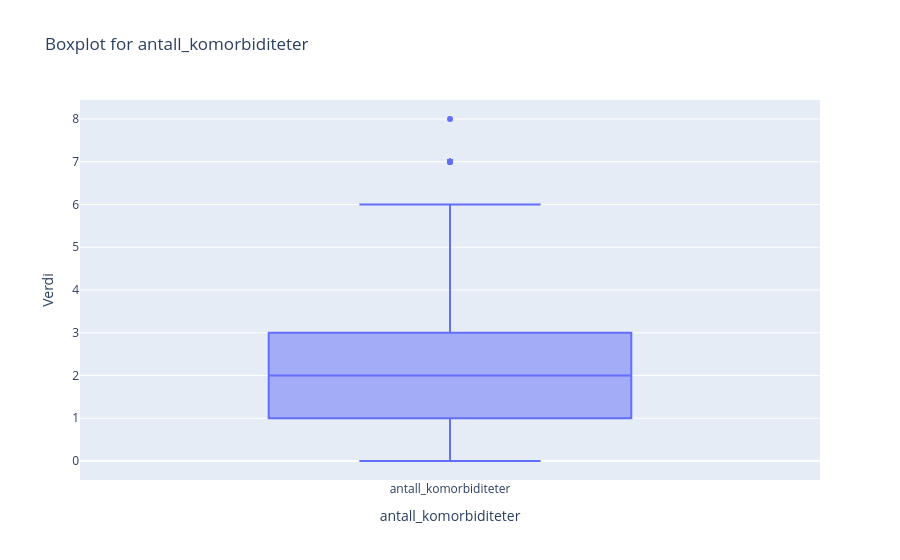
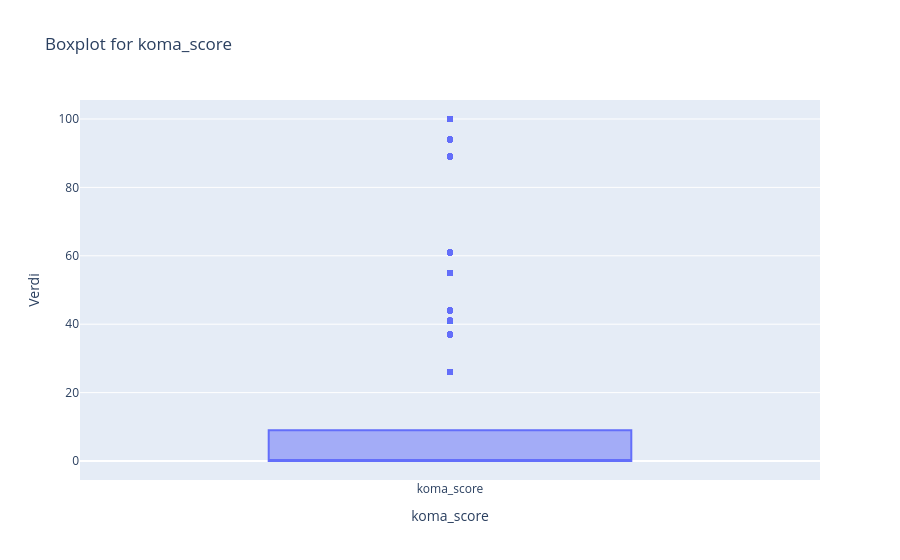
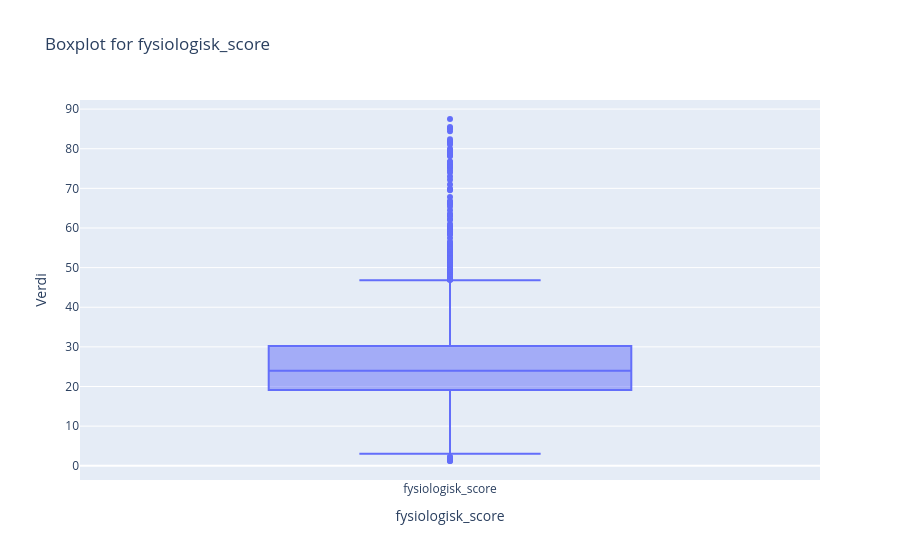
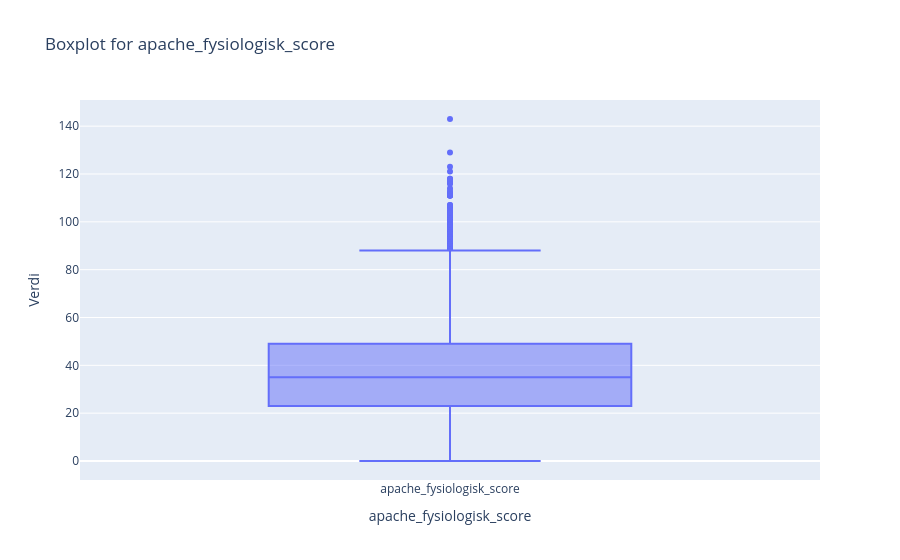

Notebook code for these charts, in order:
### Markdown cell above
Boxplot av kontinuerlige verdier:

### Code cell
continuous = ['antall_komorbiditeter', 'koma_score', 'fysiologisk_score', 'apache_fysiologisk_score', 'overlevelsesestimat_2mnd', 
                'overlevelsesestimat_6mnd', 'alder', 'blodtrykk', 'hvite_blodlegemer', 'hjertefrekvens','respirasjonsfrekvens', 
               'kroppstemperatur', 'lungefunksjon','serumalbumin',  'bilirubin', 'kreatinin', 'natrium', 'blod_ph','glukose', 'blodurea_nitrogen', 'adl','urinmengde']


print(train_df[continuous].describe())  #Får en negativ i alder? Den er fjernet  
    
for column in continuous:
    fig = px.box(train_df[column], title = (f'Boxplot for {column}'))
    fig.update_layout(xaxis_title=column,
                      yaxis_title='Verdi')
    fig.show()

### Figure 1 — Plotly figure (JSON) as saved in the notebook; plotly's stock layout.template omitted (floating-point values rounded to 4 significant figures; data arrays with more than 128 entries replaced by an {"elided": "..."} marker saying what was removed)
{"data": [{"alignmentgroup": "True", "hovertemplate": "variable=%{x}<br>value=%{y}<extra></extra>", "legendgroup": "", "marker": {"color": "#636efa"}, "name": "", "notched": false, "offsetgroup": "", "orientation": "v", "showlegend": false, "type": "box", "x": {"elided": "5410 str values"}, "x0": " ", "xaxis": "x", "y": {"elided": "5410 int values"}, "y0": " ", "yaxis": "y"}], "layout": {"boxmode": "group", "legend": {"tracegroupgap": 0}, "title": {"text": "Boxplot for antall_komorbiditeter"}, "xaxis": {"anchor": "y", "domain": [0, 1], "title": {"text": "antall_komorbiditeter"}}, "yaxis": {"anchor": "x", "domain": [0, 1], "title": {"text": "Verdi"}}}}

### Figure 2 — Plotly figure (JSON) as saved in the notebook; plotly's stock layout.template omitted (floating-point values rounded to 4 significant figures; data arrays with more than 128 entries replaced by an {"elided": "..."} marker saying what was removed)
{"data": [{"alignmentgroup": "True", "hovertemplate": "variable=%{x}<br>value=%{y}<extra></extra>", "legendgroup": "", "marker": {"color": "#636efa"}, "name": "", "notched": false, "offsetgroup": "", "orientation": "v", "showlegend": false, "type": "box", "x": {"elided": "5410 str values"}, "x0": " ", "xaxis": "x", "y": {"elided": "5410 int values"}, "y0": " ", "yaxis": "y"}], "layout": {"boxmode": "group", "legend": {"tracegroupgap": 0}, "title": {"text": "Boxplot for koma_score"}, "xaxis": {"anchor": "y", "domain": [0, 1], "title": {"text": "koma_score"}}, "yaxis": {"anchor": "x", "domain": [0, 1], "title": {"text": "Verdi"}}}}

### Figure 3 — Plotly figure (JSON) as saved in the notebook; plotly's stock layout.template omitted (floating-point values rounded to 4 significant figures; data arrays with more than 128 entries replaced by an {"elided": "..."} marker saying what was removed)
{"data": [{"alignmentgroup": "True", "hovertemplate": "variable=%{x}<br>value=%{y}<extra></extra>", "legendgroup": "", "marker": {"color": "#636efa"}, "name": "", "notched": false, "offsetgroup": "", "orientation": "v", "showlegend": false, "type": "box", "x": {"elided": "5410 str values"}, "x0": " ", "xaxis": "x", "y": {"elided": "5410 float values"}, "y0": " ", "yaxis": "y"}], "layout": {"boxmode": "group", "legend": {"tracegroupgap": 0}, "title": {"text": "Boxplot for fysiologisk_score"}, "xaxis": {"anchor": "y", "domain": [0, 1], "title": {"text": "fysiologisk_score"}}, "yaxis": {"anchor": "x", "domain": [0, 1], "title": {"text": "Verdi"}}}}

### Figure 4 — Plotly figure (JSON) as saved in the notebook; plotly's stock layout.template omitted (floating-point values rounded to 4 significant figures; data arrays with more than 128 entries replaced by an {"elided": "..."} marker saying what was removed)
{"data": [{"alignmentgroup": "True", "hovertemplate": "variable=%{x}<br>value=%{y}<extra></extra>", "legendgroup": "", "marker": {"color": "#636efa"}, "name": "", "notched": false, "offsetgroup": "", "orientation": "v", "showlegend": false, "type": "box", "x": {"elided": "5410 str values"}, "x0": " ", "xaxis": "x", "y": {"elided": "5410 int values"}, "y0": " ", "yaxis": "y"}], "layout": {"boxmode": "group", "legend": {"tracegroupgap": 0}, "title": {"text": "Boxplot for apache_fysiologisk_score"}, "xaxis": {"anchor": "y", "domain": [0, 1], "title": {"text": "apache_fysiologisk_score"}}, "yaxis": {"anchor": "x", "domain": [0, 1], "title": {"text": "Verdi"}}}}
